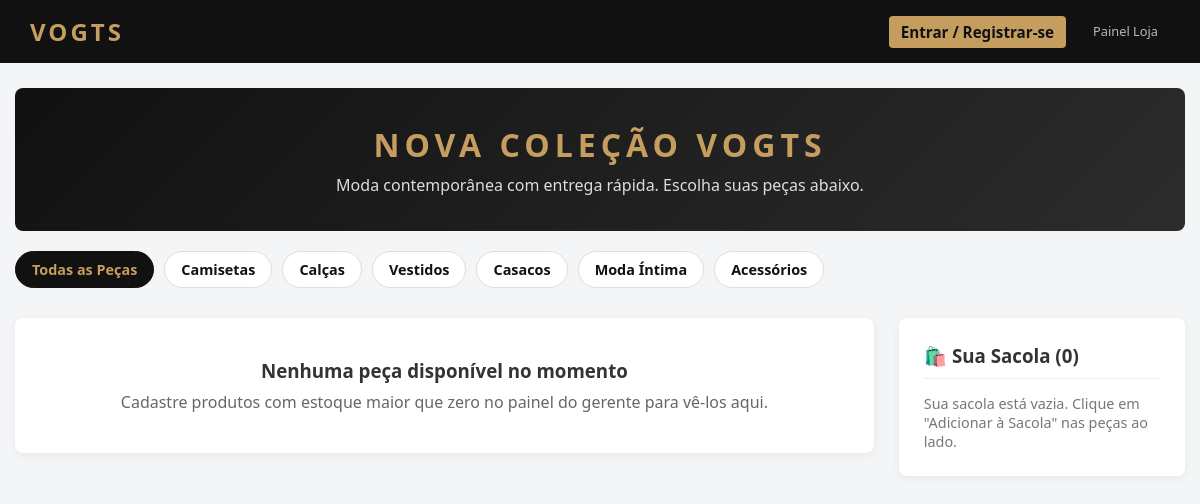
The app's page /vogts/loja.php, older data.
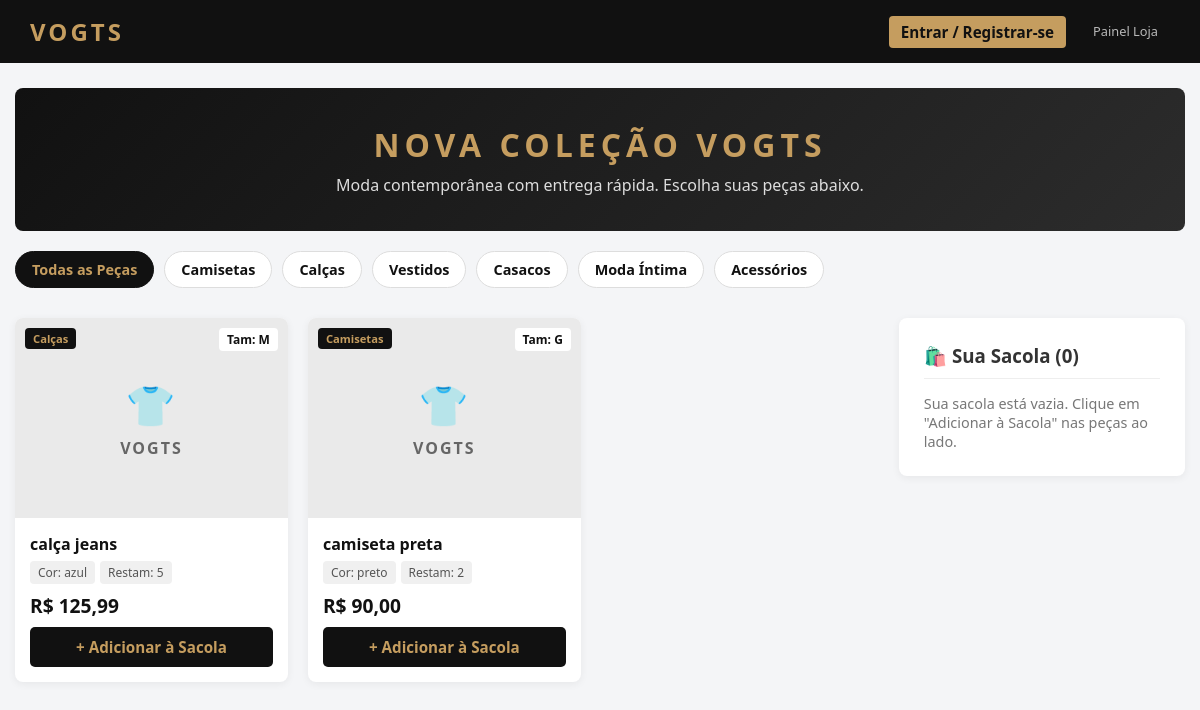
The same page, newer data.
### tables this page shows
CREATE TABLE `produtos` (
  `id` int(11) NOT NULL,
  `codigo` varchar(50) NOT NULL,
  `nome` varchar(120) NOT NULL,
  `categoria` varchar(60) NOT NULL,
  `tamanho` varchar(10) NOT NULL,
  `cor` varchar(40) NOT NULL,
  `preco` decimal(10,2) NOT NULL,
  `estoque` int(11) NOT NULL DEFAULT 0
);

### vogts/loja.php (the view, shortened to what this page needs)
<?php
require 'config/conexao.php';
$cat = $_GET['cat'] ?? '';
if ($cat) {
    $stmtProd = $pdo->prepare("SELECT * FROM produtos WHERE estoque > 0 AND categoria = ? ORDER BY id DESC");
    $stmtProd->execute([$cat]);
} else {
    $stmtProd = $pdo->query("SELECT * FROM produtos WHERE estoque > 0 ORDER BY id DESC");
}
$produtos = $stmtProd->fetchAll(PDO::FETCH_ASSOC);
$totalSacola = 0;
$qtdItensSacola = 0;
?>
<!DOCTYPE html>
<html lang="pt-BR">
<head>
    <link rel="stylesheet" href="assets/style.css">
</head>
<body>
    <nav class="navbar">
        <a href="loja.php" class="brand">VOGTS</a>
        <div class="nav-links">
            <?php if (isset($_SESSION['cliente_id'])): ?>
                <span style="color: var(--accent); align-self: center; font-size: 0.9rem;">Olá, <?php echo htmlspecialchars($_SESSION['cliente_nome']); ?></span>
                <a href="loja.php?sair_cliente=1" style="background: #333;">Sair</a>
            <?php else: ?>
                <a href="cadastro_cliente.php" style="background: var(--accent); color: #111; font-weight: bold;">Entrar / Registrar-se</a>
            <?php endif; ?>
            <a href="index.php" style="font-size: 0.8rem; opacity: 0.7;">Painel Loja</a>
        </div>
    </nav>
    <div class="container">
        <div class="banner-loja">
            <h1>NOVA COLEÇÃO VOGTS</h1>
            <p style="margin-top: 8px; color: #ddd;">Moda contemporânea com entrega rápida. Escolha suas peças abaixo.</p>
        </div>
        <div class="categorias-bar">
            <a href="loja.php" class="cat-pill <?php echo $cat === '' ? 'active' : ''; ?>">Todas as Peças</a>
            <a href="loja.php?cat=Camisetas" class="cat-pill <?php echo $cat === 'Camisetas' ? 'active' : ''; ?>">Camisetas</a>
            <a href="loja.php?cat=Calças" class="cat-pill <?php echo $cat === 'Calças' ? 'active' : ''; ?>">Calças</a>
            <a href="loja.php?cat=Vestidos" class="cat-pill <?php echo $cat === 'Vestidos' ? 'active' : ''; ?>">Vestidos</a>
            <a href="loja.php?cat=Casacos" class="cat-pill <?php echo $cat === 'Casacos' ? 'active' : ''; ?>">Casacos</a>
            <a href="loja.php?cat=Moda Íntima" class="cat-pill <?php echo $cat === 'Moda Íntima' ? 'active' : ''; ?>">Moda Íntima</a>
            <a href="loja.php?cat=Acessórios" class="cat-pill <?php echo $cat === 'Acessórios' ? 'active' : ''; ?>">Acessórios</a>
        </div>
        <div style="display: grid; grid-template-columns: 3fr 1fr; gap: 25px; align-items: start;">
            <div class="grid-produtos">
                <?php if (count($produtos) > 0): ?>
                    <?php foreach ($produtos as $p): ?>
                        <div class="produto-card">
                            <div class="produto-img-placeholder" style="position: relative;">
                                <span style="position: absolute; top: 10px; left: 10px; background: #111; color: var(--accent, #fff); font-size: 0.7rem; padding: 3px 8px; border-radius: 4px; letter-spacing: 0;">
                                    <?php echo htmlspecialchars($p['categoria']); ?>
                                </span>
                                <span style="position: absolute; top: 10px; right: 10px; background: #fff; color: #111; font-size: 0.75rem; padding: 3px 8px; border-radius: 4px; letter-spacing: 0;">
                                    Tam: <?php echo htmlspecialchars($p['tamanho']); ?>
                                </span>
                                <span style="font-size: 2.5rem; margin-bottom: 5px;">👕</span>
                                <span>VOGTS</span>
                            </div>
                            <div class="produto-info">
                                <h3 style="font-size: 1rem; margin: 0 0 6px 0; color: #111;">
                                    <?php echo htmlspecialchars($p['nome']); ?>
                                </h3>
                                <div style="display: flex; gap: 5px; flex-wrap: wrap; margin-bottom: 8px;">
                                    <span class="tag-info">Cor: <?php echo htmlspecialchars($p['cor']); ?></span>
                                    <span class="tag-info">Restam: <?php echo $p['estoque']; ?></span>
                                </div>
                                <div class="produto-preco">
                                    R$ <?php echo number_format($p['preco'], 2, ',', '.'); ?>
                                </div>
                                <form method="POST">
                                    <button type="submit" name="add_sacola" class="btn btn-primary" style="width: 100%; background: #111; color: var(--accent, #fff); border: none; padding: 10px; border-radius: 5px; font-weight: bold; cursor: pointer;">
                                        + Adicionar à Sacola
                                    </button>
                                </form>
                            </div>
                        </div>
                    <?php endforeach; ?>
                <?php else: ?>
                    <div class="card" style="grid-column: 1 / -1; text-align: center; padding: 40px;">
                        <h3>Nenhuma peça disponível no momento</h3>
                        <p style="color: #666; margin-top: 8px;">Cadastre produtos com estoque maior que zero no painel do gerente para vê-los aqui.</p>
                    </div>
                <?php endif; ?>
            </div>
            <div class="card" style="position: sticky; top: 20px;">
                <h3 style="margin-bottom: 15px; border-bottom: 1px solid #eee; padding-bottom: 10px;">
                    🛍️ Sua Sacola (<?php echo $qtdItensSacola; ?>)
                </h3>
                <?php if ($qtdItensSacola > 0): ?>
                    <div style="display: flex; flex-direction: column; gap: 10px; margin-bottom: 15px;">
                        <?php foreach ($_SESSION['sacola'] as $item): ?>
                            <div style="font-size: 0.85rem; border-bottom: 1px dashed #eee; padding-bottom: 8px;">
                                <strong><?php echo htmlspecialchars($item['nome']); ?></strong><br>
                                <span style="color: #666;">Tam: <?php echo $item['tamanho']; ?> | Qtd: <?php echo $item['qtd']; ?></span>
                                <div style="font-weight: bold; margin-top: 2px;">
                                    R$ <?php echo number_format($item['preco'] * $item['qtd'], 2, ',', '.'); ?>
                                </div>
                            </div>
                        <?php endforeach; ?>
                    </div>
                    <div style="font-size: 1.1rem; font-weight: bold; margin-bottom: 15px;">
                        Total: R$ <?php echo number_format($totalSacola, 2, ',', '.'); ?>
                    </div>
                    <form method="POST">
                        <label style="font-size: 0.85rem; display: block; margin-bottom: 5px;">Forma de Pagamento</label>
                        <select name="forma_pagamento" required style="width: 100%; padding: 8px; margin-bottom: 12px; border: 1px solid #ccc; border-radius: 5px;">
                            <option value="PIX">PIX</option>
                            <option value="Cartão de Crédito">Cartão de Crédito</option>
                            <option value="Cartão de Débito">Cartão de Débito</option>
                        </select>
                        <button type="submit" name="finalizar_online" class="btn btn-primary" style="width: 100%; margin-bottom: 8px;">
                            Finalizar Pedido
                        </button>
                    </form>
                    <a href="loja.php?limpar_sacola=1" style="display: block; text-align: center; font-size: 0.8rem; color: #d9534f; text-decoration: none;">
                        Esvaziar Sacola
                    </a>
                <?php else: ?>
                    <p style="font-size: 0.9rem; color: #777;">Sua sacola está vazia. Clique em "Adicionar à Sacola" nas peças ao lado.</p>
                <?php endif; ?>
            </div>
        </div>
    </div>
</body>
</html>

### vogts/assets/style.css (style rules this page uses)
:root { --primary: #111111; --secondary: #333333; --accent: #c59d5f; --bg-light: #f4f5f7; --white: #ffffff; --danger: #d9534f; --danger-bg: #fdecea; --success: #28a745; --border: #e0e0e0; }
* { margin: 0; padding: 0; box-sizing: border-box; font-family: 'Segoe UI', Tahoma, Geneva, Verdana, sans-serif; }
body { background-color: var(--bg-light); color: var(--secondary); }
.navbar { background-color: var(--primary); color: var(--white); padding: 15px 30px; display: flex; justify-content: space-between; align-items: center; flex-wrap: wrap; }
.navbar .brand { font-size: 1.5rem; font-weight: bold; letter-spacing: 3px; color: var(--accent); text-decoration: none; }
.nav-links { display: flex; gap: 15px; flex-wrap: wrap; }
.nav-links a { color: var(--white); text-decoration: none; font-size: 0.95rem; padding: 6px 12px; border-radius: 4px; transition: 0.2s; }
.container { max-width: 1200px; margin: 25px auto; padding: 0 15px; }
.card { background: var(--white); border-radius: 8px; padding: 25px; box-shadow: 0 2px 8px rgba(0,0,0,0.06); margin-bottom: 25px; }
.btn { padding: 10px 20px; border: none; border-radius: 5px; cursor: pointer; font-weight: 600; font-size: 0.95rem; transition: 0.2s; text-decoration: none; display: inline-block; text-align: center; }
.btn-primary { background-color: var(--primary); color: var(--white); }

### vogts/loja.php (style rules this page uses)
.banner-loja { background: linear-gradient(135deg, #111111 0%, #2c2c2c 100%); color: #fff; padding: 35px 20px; text-align: center; border-radius: 8px; margin-bottom: 20px; }
.banner-loja h1 { letter-spacing: 5px; color: var(--accent); font-size: 2rem; }
.categorias-bar { display: flex; gap: 10px; overflow-x: auto; padding-bottom: 10px; margin-bottom: 20px; }
.cat-pill { padding: 8px 16px; background: #fff; border: 1px solid #ddd; border-radius: 20px; text-decoration: none; color: #111; font-size: 0.9rem; font-weight: 600; white-space: nowrap; }
.cat-pill.active, .cat-pill:hover { background: #111; color: var(--accent); border-color: #111; }
.grid-produtos { display: grid; grid-template-columns: repeat(auto-fill, minmax(220px, 1fr)); gap: 20px; }
.produto-card { background: #fff; border-radius: 8px; overflow: hidden; box-shadow: 0 2px 8px rgba(0,0,0,0.06); display: flex; flex-direction: column; justify-content: space-between; transition: transform 0.2s; }
.produto-img-placeholder { height: 200px; background: #eaeaea; display: flex; flex-direction: column; align-items: center; justify-content: center; color: #666; font-weight: bold; letter-spacing: 2px; }
.produto-info { padding: 15px; }
.produto-preco { font-size: 1.2rem; font-weight: bold; color: #111; margin: 8px 0; }
.tag-info { font-size: 0.75rem; background: #f0f0f0; padding: 3px 8px; border-radius: 4px; color: #555; }

Row changes from the older to the newer data that the page shows:
added produtos: categoria "Calças", tamanho "M", nome "calça jeans", cor "azul", estoque "5", preco "125,99"
added produtos: categoria "Camisetas", tamanho "G", nome "camiseta preta", cor "preto", estoque "2", preco "90,00"
Text that changed along with them:
text no longer shown: "Nenhuma peça disponível no momento Cadastre produtos com estoque maior que zero no painel do gerente para vê-los aqui."
